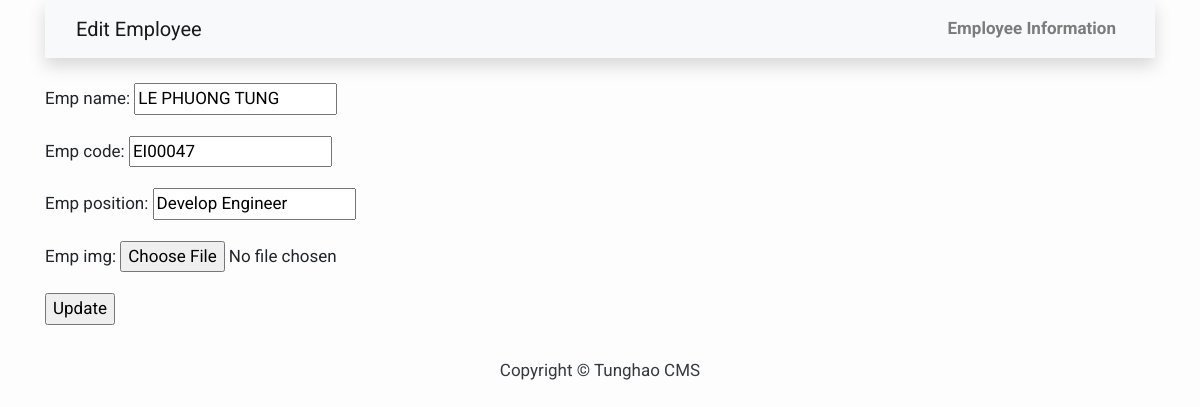
The app's page /employee/update/1, older data.
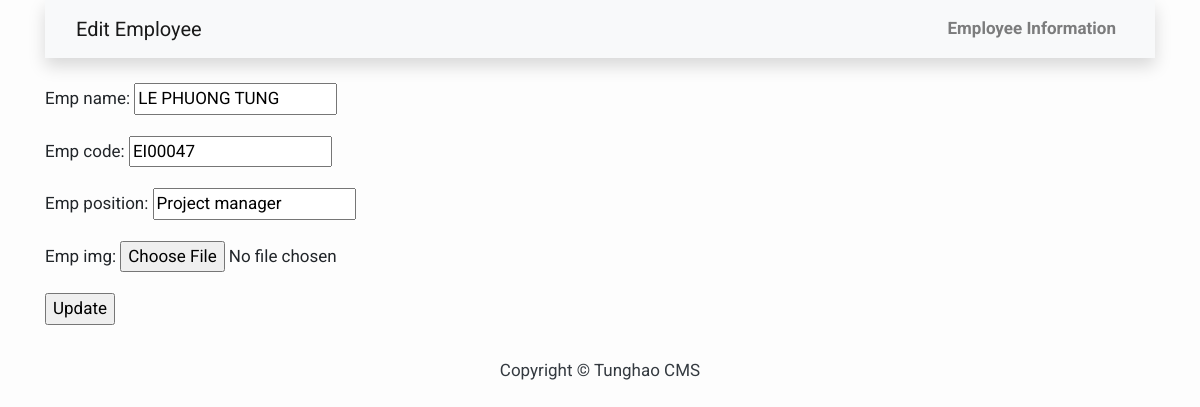
The same page, newer data.
### CVEmp/models.py (models this page shows, shortened)
class Employee(models.Model):
	emp_name = models.CharField(max_length=100, unique=True)
	emp_code = models.CharField(max_length=50, unique=True)
	emp_position = models.CharField(max_length=255)
	emp_img = models.ImageField(upload_to='employee/%Y/%m', null=True)
	class Meta:
		ordering = ('emp_name', 'emp_code')

### CVEmp/views.py (the view, shortened to what this page needs)
# urls.py: path('update/<int:pk>', EmployeeUpdate.as_view(), name="employee_update"),
class EmployeeUpdate(UpdateView):
	model = Employee
	fields = "__all__"
	template_name_suffix = '_update_form'

### templates/CVEmp/employee_update_form.html (shortened to what this page needs)
{% extends 'base.html' %}
{% block nav-name %}
	Edit Employee
{% endblock nav-name %}
{% block content %}
	<br>
	<form method="post">
	<form method="post">
    	{{ form.as_p }}
    	<input type="submit" value="Update">
	</form>
{% endblock content %}

Row changes from the older to the newer data that the page shows:
changed Employee "LE PHUONG TUNG": emp_position "Develop Engineer" → "Project manager"
